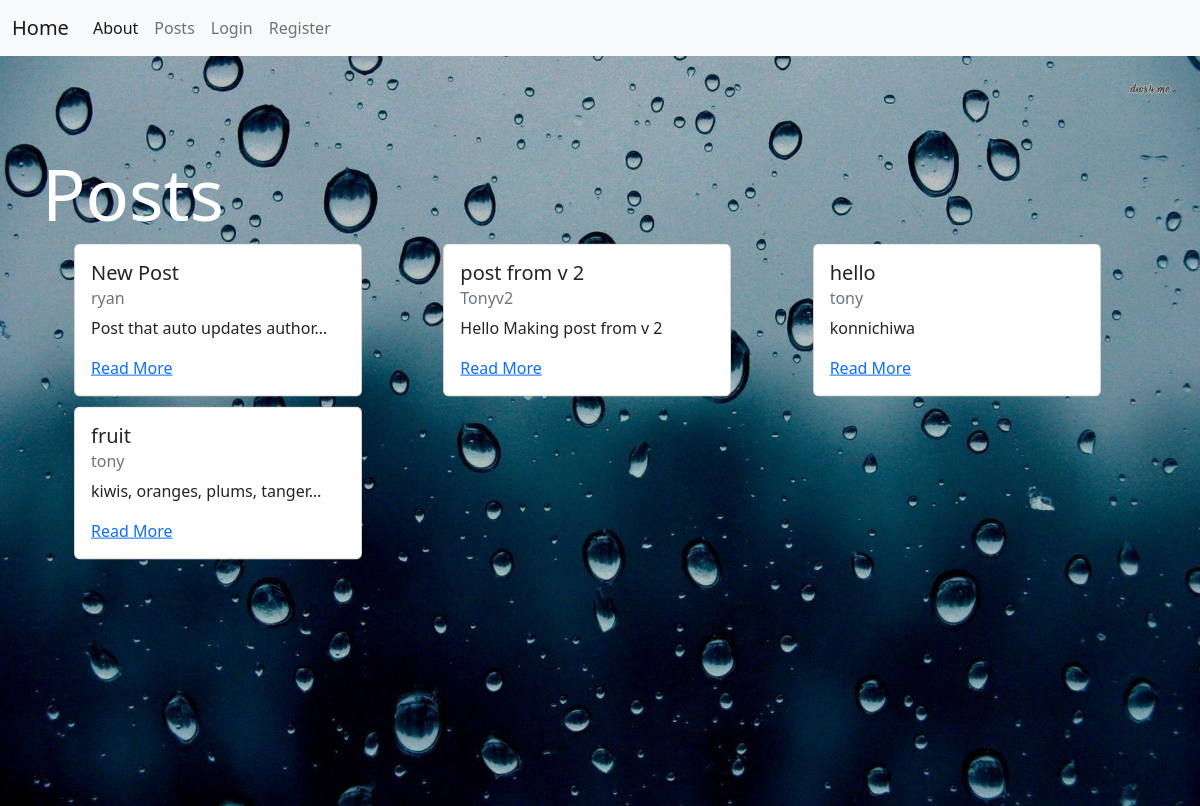
/posts/, run on the app's committed database.
### posts/models.py (models this page shows, shortened)
class Post(models.Model):
    title = models.CharField(max_length=128)
    subtitle = models.CharField(max_length=128)
    author = models.ForeignKey(
        get_user_model(),
        on_delete=models.CASCADE
    )
    body = models.TextField()
    created_on = models.DateTimeField(auto_now_add=True)
    active = models.BooleanField(default=False)

### posts/views.py (the view)
# urls.py: path('', PostListView.as_view(), name='post_list'),
class PostListView(ListView):
    template_name = "posts/list.html"
    model = Post
    def get_context_data(self, **kwargs):
        context = super().get_context_data(**kwargs)
        context["post_list"] = Post.objects.filter(
            active=True
        ).order_by("created_on").reverse()
        context["current_datetime"] = datetime.now().strftime("%F %H:%M:%S")
        return context

### templates/posts/list.html (shortened to what this page needs)
{% extends 'base.html' %}
{% load static %}
{% block content %}
<h1 class="lists">Posts</h1>
<ul>
    <div class="row">
        {% for post in post_list %}
        <br>
        <div class="col">
        <div class="card" style="width: 18rem;">
            <div class="card-body">
                <h5 class="card-title">{{ post.title }}</h5>
                <h6 class="card-subtitle mb-2 text-muted">{{ post.author }}</h6>
                <p class="card-text">{{ post.body|truncatechars:30 }}</p>
                <a href="{% url 'post_detail' post.id %}" class="card-link">Read More</a>
            </div>
        </div>
        </div>
        <br>
        {% endfor %}
    </div>
</ul>
{% endblock content %}

### static/css/base.css (style rules this page uses)
body { position: relative; }
h1, .white-text, label, li, .helptext { color: white; }
h1.lists { font-size: 4.5rem; }
div.row { row-gap: 10px; }

### data on the page
Post: title "New Post", author "ryan", body "Post that auto updates author…"
Post: title "post from v 2", author "Tonyv2", body "Hello Making post from v 2"
Post: title "hello", author "tony", body "konnichiwa"
Post: title "fruit", author "tony", body "kiwis, oranges, plums, tanger…"
